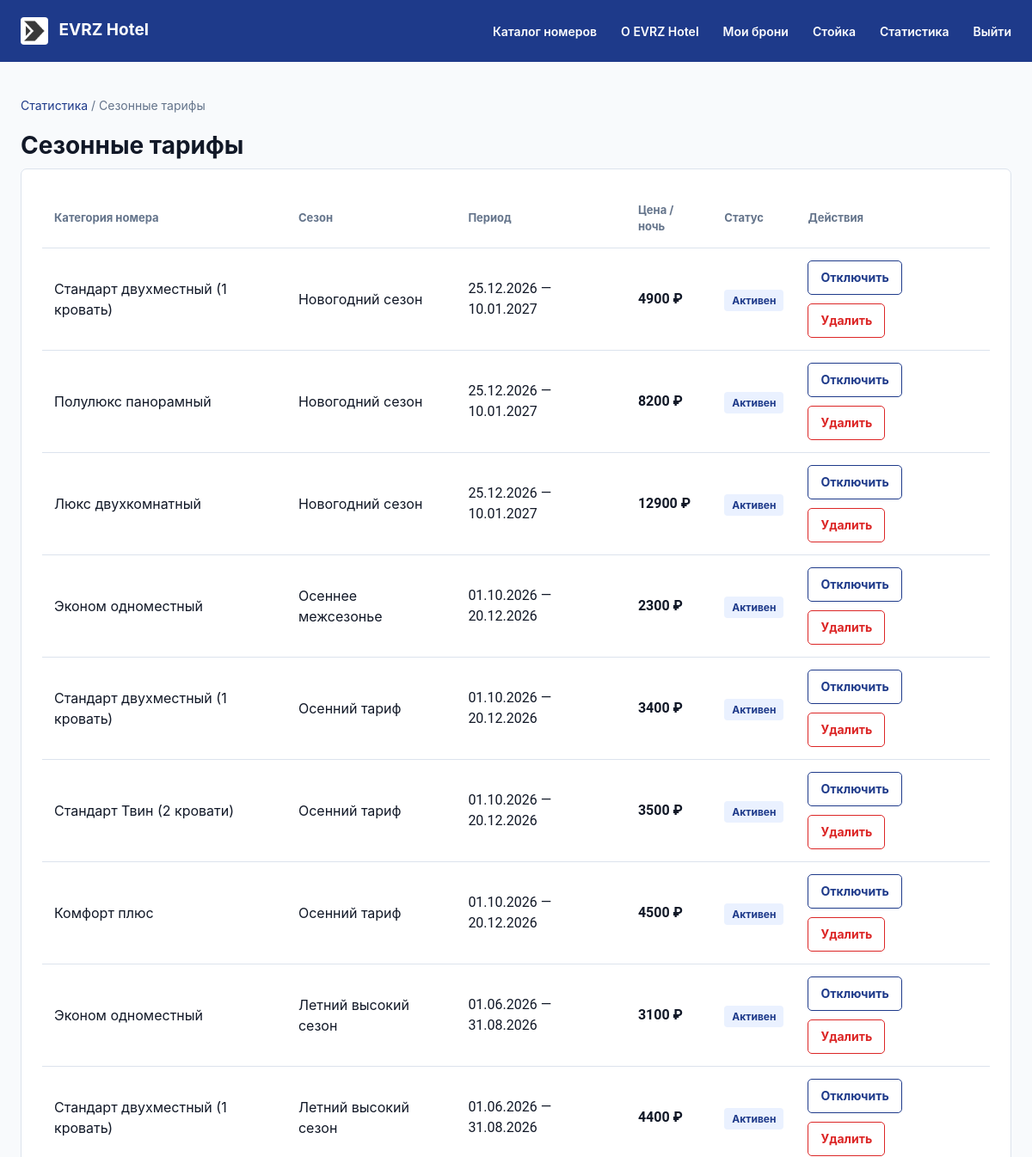
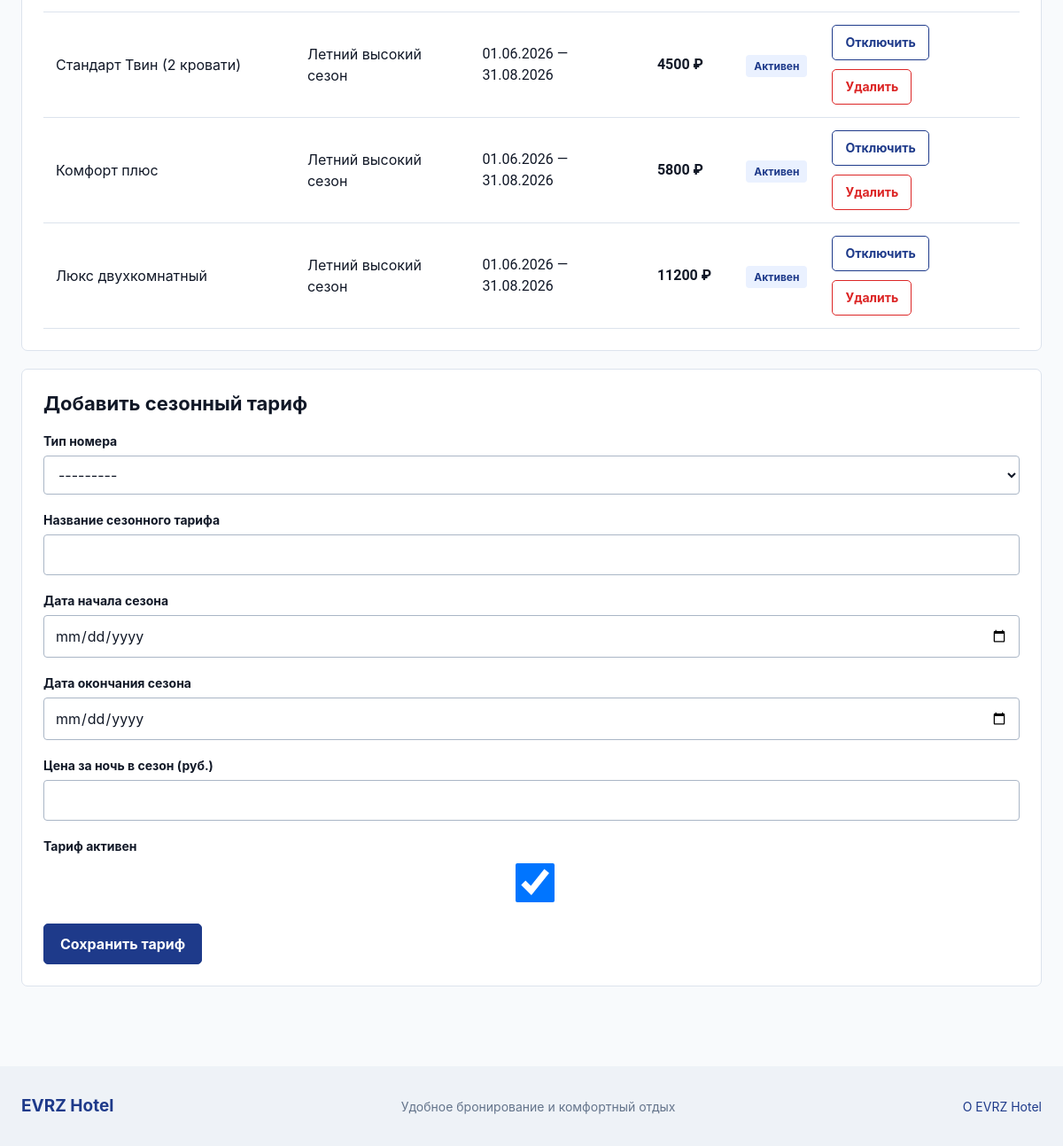
Page /manager/tariffs/ (signed in) on the committed database (2 pictures, top to bottom).
### hotel/models.py (models this page shows, shortened)
class Tariff(models.Model):
    room_type = models.ForeignKey(RoomType, on_delete=models.CASCADE, related_name='tariffs', verbose_name='Тип номера')
    name = models.CharField(max_length=120, verbose_name='Название сезонного тарифа')
    start_date = models.DateField(verbose_name='Дата начала сезона')
    end_date = models.DateField(verbose_name='Дата окончания сезона')
    price_per_night = models.DecimalField(
        max_digits=10,
        decimal_places=2,
        validators=[MinValueValidator(500)],
        verbose_name="Цена за ночь в сезон (руб.)"
    )
    is_active = models.BooleanField(default=True, verbose_name='Тариф активен')
    class Meta:
        verbose_name = "Сезонный тариф"
        verbose_name_plural = "Сезонные тарифы"
        ordering = ["-start_date", "room_type"]
        constraints = [
            models.CheckConstraint(
                check=Q(end_date__gte=F("start_date")),
                name="tariff_end_date_gte_start_date"
            ),
            models.CheckConstraint(check=Q(price_per_night__gt=0), name='tariff_price_positive'),
        ]

class RoomType(models.Model):
    name = models.CharField(max_length=100, unique=True, verbose_name='Название категории')
    base_price = models.DecimalField(
        max_digits=10,
        decimal_places=2,
        validators=[MinValueValidator(500)],
        verbose_name="Базовая цена за сутки (руб.)"
    )
    max_guests = models.PositiveSmallIntegerField(
        default=2,
        validators=[MinValueValidator(1), MaxValueValidator(10)],
        verbose_name="Максимальная вместимость гостей"
    )
    area = models.DecimalField(
        max_digits=5,
        decimal_places=1,
        validators=[MinValueValidator(8.0)],
        verbose_name="Площадь номера (кв. м)"
    )
    description = models.TextField(blank=True, verbose_name='Описание категории')
    class Meta:
        verbose_name = "Тип номера"
        verbose_name_plural = "Типы номеров"
        ordering = ["base_price", "name"]
        constraints = [
            models.CheckConstraint(check=Q(base_price__gt=0), name='roomtype_base_price_positive'),
            models.CheckConstraint(check=Q(max_guests__gte=1), name='roomtype_max_guests_min_1'),
        ]
    def __str__(self):
        return f"{self.name} (до {self.max_guests} чел., {self.base_price} руб.)"

### hotel/views.py (the view, shortened to what this page needs)
# urls.py: path('manager/tariffs/', views.manager_tariffs, name='manager_tariffs'),
@manager_required
def manager_tariffs(request):
    form = TariffForm(request.POST or None)
    tariffs = Tariff.objects.select_related('room_type').all()
    return TemplateResponse(request, 'manager_tariffs.html', {'tariffs': tariffs, 'form': form})

### hotel/forms.py (shortened to what this page needs)
class TariffForm(forms.ModelForm):
    class Meta:
        model = Tariff
        fields = ['room_type', 'name', 'start_date', 'end_date', 'price_per_night', 'is_active']
        widgets = {
            'start_date': forms.DateInput(attrs={'type': 'date'}),
            'end_date': forms.DateInput(attrs={'type': 'date'}),
        }

### hotel/views.py (called while the page is built, shortened)
def manager_required(view_func):
    @wraps(view_func)
    @login_required
    def _wrapped(request, *args, **kwargs):
        return view_func(request, *args, **kwargs)
    return _wrapped

### hotel/templates/manager_tariffs.html (shortened to what this page needs)
{% extends 'base.html' %}
{% block content %}
  <p class="breadcrumbs"><a href="{% url 'stats' %}">Статистика</a> / Сезонные тарифы</p>
  <h1>Сезонные тарифы</h1>
  <div class="panel table-wrap">
    <table>
      <thead>
        <tr>
          <th>Категория номера</th>
          <th>Сезон</th>
          <th>Период</th>
          <th>Цена / ночь</th>
          <th>Статус</th>
          <th>Действия</th>
        </tr>
      </thead>
      <tbody>
        {% for t in tariffs %}
          <tr>
            <td>{{ t.room_type.name }}</td>
            <td>{{ t.name }}</td>
            <td class="num">{{ t.start_date|date:'d.m.Y' }} — {{ t.end_date|date:'d.m.Y' }}</td>
            <td class="num"><strong>{{ t.price_per_night|floatformat:0 }} ₽</strong></td>
            <td>
              <span class="badge {% if t.is_active %}badge-success{% else %}badge-error{% endif %}">
                {% if t.is_active %}Активен{% else %}Отключён{% endif %}
              </span>
            </td>
            <td>
              <div class="row-actions">
                <form class="inline-form" method="post" action="{% url 'manager_tariffs' %}">
                  <button class="small secondary" type="submit">{% if t.is_active %}Отключить{% else %}Включить{% endif %}</button>
                </form>
                <form class="inline-form" method="post" action="{% url 'manager_tariffs' %}">
                  <button class="small danger" type="submit">Удалить</button>
                </form>
              </div>
            </td>
          </tr>
        {% empty %}
          <tr><td colspan="6">Сезонных тарифов пока нет.</td></tr>
        {% endfor %}
      </tbody>
    </table>
  </div>
  <section class="panel">
    <h2>Добавить сезонный тариф</h2>
    <form method="post">
      <div class="form-grid-2">
        {% for field in form %}
          <div class="form-pole">
            <label for="{{ field.id_for_label }}">{{ field.label }}</label>
            {{ field }}
          </div>
        {% endfor %}
      </div>
      <button type="submit">Сохранить тариф</button>
    </form>
  </section>
{% endblock %}

### hotel/static/css/styles.css (style rules this page uses)
:root { --color-primary: #1E3A8A; --color-secondary: #3B82F6; --color-accent: #D97706; --color-bg: #F8FAFC; --color-card: #FFFFFF; --color-text: #111827; --color-success: #16A34A; --color-warning: #EAB308; --color-error: #DC2626; --font-main: Inter, Arial, sans-serif; --font-num: Roboto, sans-serif; }
* { box-sizing: border-box; }
html { font-family: var(--font-main); color: var(--color-text); background: var(--color-bg); overflow-x: hidden; }
body { min-height: 100vh; display: flex; flex-direction: column; margin: 0; font-size: 16px; line-height: 1.5; overflow-x: hidden; }
a { color: #1e3a8a; text-decoration: none; }
button, input, select, textarea { font: inherit; }
button, .button { display: inline-flex; align-items: center; justify-content: center; min-height: 44px; padding: 10px 18px; border: 1px solid #1e3a8a; border-radius: 5px; background: #1e3a8a; color: white; font-weight: 700; cursor: pointer; text-align: center; }
.secondary { background: white; color: #1e3a8a; }
.danger { background: white; color: #dc2626; border-color: #dc2626; }
.small { min-height: 40px; padding: 8px 14px; font-size: 14px; }
h1, h2, h3, p { margin-top: 0; }
h1 { font-size: 28px; line-height: 1.2; margin-bottom: 9px; }
h2 { font-size: 22px; line-height: 1.3; }
.count, .badge { font-size: 12px; font-weight: 700; border-radius: 4px; padding: 5px 9px; background: #eaf1ff; color: #1e3a8a; white-space: normal; }
.filter, .panel, .card { background: white; border: 1px solid #dce3ed; border-radius: 7px; }
.filter label, .form-pole label { display: block; font-size: 14px; font-weight: 700; margin-bottom: 16px; }
.breadcrumbs { font-size: 14px; color: #64748b; margin-bottom: 20px; }
.panel { padding: 24px; margin-bottom: 20px; }
.form-pole { margin-bottom: 18px; }
.form-pole label { margin-bottom: 6px; }
.row-actions { display: flex; gap: 10px; align-items: center; flex-wrap: wrap; }
.table-wrap { overflow-x: auto; }
table { border-collapse: collapse; width: 100%; min-width: 700px; text-align: left; }
th, td { padding: 14px; border-bottom: 1px solid #dce3ed; }
th { font-size: 13px; color: #64748b; }
.num, .price, .card-bottom strong, .stats-grid .panel strong { font-family: var(--font-num); font-variant-numeric: tabular-nums; }
.inline-form { display: inline-flex; margin: 0; }

### rows in the picture
Tariff: room_type.name "Стандарт двухместный (1 кровать)", name "Новогодний сезон", start_date "25.12.2026", end_date "10.01.2027", price_per_night "4900", is_active "Активен"
Tariff: room_type.name "Полулюкс панорамный", name "Новогодний сезон", start_date "25.12.2026", end_date "10.01.2027", price_per_night "8200", is_active "Активен"
Tariff: room_type.name "Люкс двухкомнатный", name "Новогодний сезон", start_date "25.12.2026", end_date "10.01.2027", price_per_night "12900", is_active "Активен"
Tariff: room_type.name "Эконом одноместный", name "Осеннее межсезонье", start_date "01.10.2026", end_date "20.12.2026", price_per_night "2300", is_active "Активен"
Tariff: room_type.name "Стандарт двухместный (1 кровать)", name "Осенний тариф", start_date "01.10.2026", end_date "20.12.2026", price_per_night "3400", is_active "Активен"
Tariff: room_type.name "Стандарт Твин (2 кровати)", name "Осенний тариф", start_date "01.10.2026", end_date "20.12.2026", price_per_night "3500", is_active "Активен"
Tariff: room_type.name "Комфорт плюс", name "Осенний тариф", start_date "01.10.2026", end_date "20.12.2026", price_per_night "4500", is_active "Активен"
Tariff: room_type.name "Эконом одноместный", name "Летний высокий сезон", start_date "01.06.2026", end_date "31.08.2026", price_per_night "3100", is_active "Активен"
Tariff: room_type.name "Стандарт двухместный (1 кровать)", name "Летний высокий сезон", start_date "01.06.2026", end_date "31.08.2026", price_per_night "4400", is_active "Активен"
Tariff: room_type.name "Стандарт Твин (2 кровати)", name "Летний высокий сезон", start_date "01.06.2026", end_date "31.08.2026", price_per_night "4500", is_active "Активен"
Tariff: room_type.name "Комфорт плюс", name "Летний высокий сезон", start_date "01.06.2026", end_date "31.08.2026", price_per_night "5800", is_active "Активен"
Tariff: room_type.name "Люкс двухкомнатный", name "Летний высокий сезон", start_date "01.06.2026", end_date "31.08.2026", price_per_night "11200", is_active "Активен"

### other values in the picture
{{ field.label }} "Тип номера" "Название сезонного тарифа" "Дата начала сезона" "Дата окончания сезона" "Цена за ночь в сезон (руб.)" "Тариф активен"
